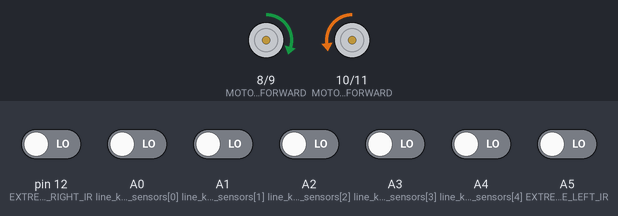
This sketch was run on a simulated Arduino Uno, built with avr-gcc and run on an emulated ATmega328P. Parts: motor-driver pin pairs drawn as motors (green arrow = first pin HIGH = forward, orange = second pin HIGH = backward, longer = more drive, scaled by the enable pin). The test bench sets the inputs (shaded band); at power-on: A0 (line_keeper_sensors[0]), A1 (line_keeper_sensors[1]), A2 (line_keeper_sensors[2]), A3 (line_keeper_sensors[3]), A4 (line_keeper_sensors[4]), A5 (EXTREME_LEFT_IR), pin 12 (EXTREME_RIGHT_IR) LOW.

Above: at 1.2 s.
1.3 s: A0 (line_keeper_sensors[0]) driven HIGH
At 2.5 s:
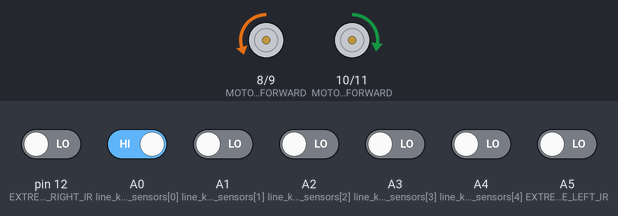
2.8 s: A4 (line_keeper_sensors[4]) driven HIGH
At 3.8 s:
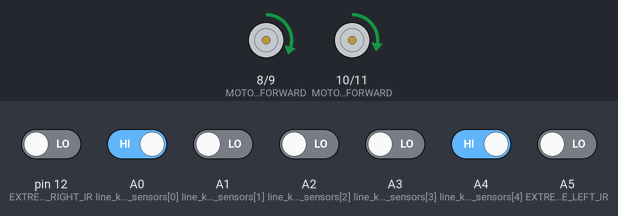
4.3 s: A4 (line_keeper_sensors[4]) driven LOW
At 4.9 s:
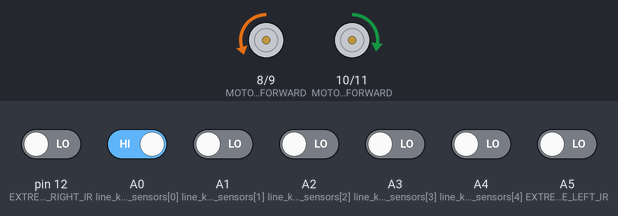
5.8 s: A0 (line_keeper_sensors[0]) driven LOW
At 6.1 s:
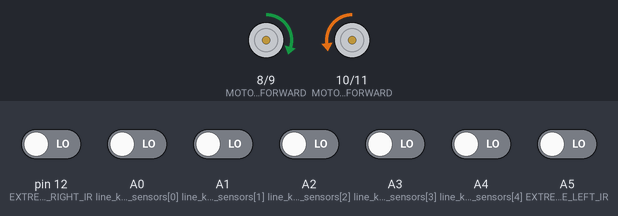
Timing chart, 0 to 8.3 s (numbered marks = the images above; inputs shaded):
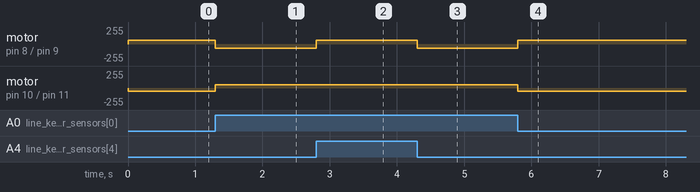

Measured:
- after the input at 1.3 s, motor on pin 8 (MOTOR_LEFT_FORWARD) / pin 9 (MOTOR_LEFT_BACKWARD): forward 60/255 → backward 60/255 at once; motor on pin 10 (MOTOR_RIGHT_FORWARD) / pin 11 (MOTOR_RIGHT_BACKWARD): backward 50/255 → forward 50/255 at once
- after the input at 2.8 s, motor on pin 8 (MOTOR_LEFT_FORWARD) / pin 9 (MOTOR_LEFT_BACKWARD): backward 60/255 → forward 60/255 at once
- after the input at 4.3 s, motor on pin 8 (MOTOR_LEFT_FORWARD) / pin 9 (MOTOR_LEFT_BACKWARD): forward 60/255 → backward 60/255 at once
- after the input at 5.8 s, motor on pin 8 (MOTOR_LEFT_FORWARD) / pin 9 (MOTOR_LEFT_BACKWARD): backward 60/255 → forward 60/255 at once; motor on pin 10 (MOTOR_RIGHT_FORWARD) / pin 11 (MOTOR_RIGHT_BACKWARD): forward 50/255 → backward 50/255 at once

The sketch:

Last_Option.ino
```cpp
#define MOTOR_RIGHT_FORWARD 10
#define MOTOR_RIGHT_BACKWARD 11
#define MOTOR_RIGHT_PWM 6

#define MOTOR_LEFT_FORWARD 8
#define MOTOR_LEFT_BACKWARD 9
#define MOTOR_LEFT_PWM 5

#define EXTREME_LEFT_IR A5
#define EXTREME_RIGHT_IR 12

// #define FRONT_LEFT_IR A3
#define FRONT_RIGHT_IR 3
#define FRONT_CENTER_IR 4

int line_keeper_sensors[] = { A0, A1, A2, A3, A4};  //A3 not being used
int positions[] = { -2, -1, 0, 0, 2 };
bool line_keepers_detects_black[] = { 0, 0, 0, 0, 0};
int line_keepers_sum;
int ext_left;
int ext_right;
// int front_left_ir;
int front_right_ir;
int front_center_ir;
// char path[100];
// int pathLength;
// int readLength;
// int replaystage;


// int tempTstoreL;
// int tempTstoreR;


void choose_movement() {
  // if (line_keepers_detects_black[0] == 0 && line_keepers_detects_black[1] == 0 && line_keepers_detects_black[2] == 0 && line_keepers_detects_black[3] == 0 && line_keepers_detects_black[4] == 0) {
  //   u_turn();
  // }
  if (line_keepers_sum == 0) {
    _straight();
  } else if (line_keepers_sum < 0) {
    _left();
  } else {
    _right();
  }
}

void u_turn() {
  while (!(line_keepers_detects_black[0] == 1 || line_keepers_detects_black[1] == 1 || line_keepers_detects_black[2] == 1 || line_keepers_detects_black[3] == 1 || line_keepers_detects_black[4] == 1)) {
    update_line_keepers();
    digitalWrite(MOTOR_LEFT_FORWARD, 1);
    digitalWrite(MOTOR_RIGHT_FORWARD, 0);
    digitalWrite(MOTOR_LEFT_BACKWARD, 0);
    digitalWrite(MOTOR_RIGHT_BACKWARD, 1);
  }
}

void _straight() {
  digitalWrite(MOTOR_LEFT_FORWARD, 1);
  digitalWrite(MOTOR_RIGHT_FORWARD, 1);
  digitalWrite(MOTOR_LEFT_BACKWARD, 0);
  digitalWrite(MOTOR_RIGHT_BACKWARD, 0);
}
void _backward() {
  digitalWrite(MOTOR_LEFT_FORWARD, 0);
  digitalWrite(MOTOR_RIGHT_FORWARD, 0);
  digitalWrite(MOTOR_LEFT_BACKWARD, 1);
  digitalWrite(MOTOR_RIGHT_BACKWARD, 1);
}
void _left() {
  // analogWrite(MOTOR_LEFT_PWM, 85);
  // analogWrite(MOTOR_RIGHT_PWM, 85);
  digitalWrite(MOTOR_LEFT_FORWARD, 0);
  digitalWrite(MOTOR_RIGHT_FORWARD, 1);
  digitalWrite(MOTOR_LEFT_BACKWARD, 1);
  digitalWrite(MOTOR_RIGHT_BACKWARD, 0);
}
void _right() {
  // analogWrite(MOTOR_LEFT_PWM, 85);
  // analogWrite(MOTOR_RIGHT_PWM, 85);
  digitalWrite(MOTOR_LEFT_FORWARD, 1);
  digitalWrite(MOTOR_RIGHT_FORWARD, 0);
  digitalWrite(MOTOR_LEFT_BACKWARD, 0);
  digitalWrite(MOTOR_RIGHT_BACKWARD, 1);
}
void _stop() {
  digitalWrite(MOTOR_LEFT_FORWARD, 0);
  digitalWrite(MOTOR_RIGHT_FORWARD, 0);
  digitalWrite(MOTOR_LEFT_BACKWARD, 0);
  digitalWrite(MOTOR_RIGHT_BACKWARD, 0);
}

void _rotate_right() {
  _right();
  delay(200);
  while (!(line_keepers_detects_black[1] == 1 || line_keepers_detects_black[2] == 1 || line_keepers_detects_black[3] == 1)) {
    update_line_keepers();
    _right();
  }
}
void _rotate_left() {
  _left();
  delay(200);
  while (!(line_keepers_detects_black[1] == 1 || line_keepers_detects_black[2] == 1 || line_keepers_detects_black[3] == 1)) {
    update_line_keepers();
    _left();
  }
}

void update_line_keepers() {
  for (int i = 0; i < 5; i++) {
    line_keepers_detects_black[i] = digitalRead(line_keeper_sensors[i]);
  }
  _weighted_sum_line_keepers();
}

void _weighted_sum_line_keepers() {
  line_keepers_sum = 0;
  for (int i = 0; i < 5; i++) {
    line_keepers_sum += line_keepers_detects_black[i] * positions[i];
  }
}

void extreme_ir() {
  ext_left = digitalRead(EXTREME_LEFT_IR);
  ext_right = digitalRead(EXTREME_RIGHT_IR);
}

void front_ir(){
  // front_left_ir = digitalRead(FRONT_LEFT_IR);
  front_right_ir = digitalRead(FRONT_RIGHT_IR);
  front_center_ir = digitalRead(FRONT_CENTER_IR);
}
bool T_point_found() {
  extreme_ir();
  if (ext_left == 1 && ext_right == 1)
    return true;
  else
    return false;
}
bool straight_found() {
  extreme_ir();
  if (ext_left == 0 && ext_right == 0 && (line_keepers_detects_black[0] == 1 || line_keepers_detects_black[1] == 1 || line_keepers_detects_black[2] == 1 || line_keepers_detects_black[3] == 1 || line_keepers_detects_black[4] == 1))
    return true;
  else
    return false;
}
bool right_found() {
  extreme_ir();
  if (ext_right == 1 && ext_left == 0 && (line_keepers_detects_black[2] == 1 || line_keepers_detects_black[3] == 1 || line_keepers_detects_black[4] == 1))
    return true;
  else
    return false;
}
bool left_found() {
  extreme_ir();
  if (ext_left == 1 && ext_right == 0 && (line_keepers_detects_black[0] == 1 || line_keepers_detects_black[1] == 1 || line_keepers_detects_black[2] == 1))
    return true;
  else
    return false;
}

bool deadend_found() {
  extreme_ir();
  if (ext_left == 0 && ext_right == 0 && (line_keepers_detects_black[0] == 0 && line_keepers_detects_black[1] == 0 && line_keepers_detects_black[2] == 0 && line_keepers_detects_black[3] == 0 && line_keepers_detects_black[4] == 0))
    return true;
  else
    return false;
}

void setup() {
  //setting up the motor pins
  pinMode(MOTOR_LEFT_PWM, OUTPUT);
  pinMode(MOTOR_LEFT_FORWARD, OUTPUT);
  pinMode(MOTOR_LEFT_BACKWARD, OUTPUT);

  pinMode(MOTOR_RIGHT_PWM, OUTPUT);
  pinMode(MOTOR_RIGHT_FORWARD, OUTPUT);
  pinMode(MOTOR_RIGHT_BACKWARD, OUTPUT);


  //setting up the linee keeper sensors
  for (auto pin : line_keeper_sensors) {
    pinMode(pin, INPUT);
  }

  //initalizing the pwm values for the each of the motors
  analogWrite(MOTOR_LEFT_PWM, 60);
  analogWrite(MOTOR_RIGHT_PWM, 50);
  Serial.begin(9600);
}

void loop() {
  update_line_keepers();
  extreme_ir();
  if (ext_left == 0 && ext_right == 0 && (line_keepers_detects_black[0] == 1 || line_keepers_detects_black[1] == 1 || line_keepers_detects_black[2] == 1 || line_keepers_detects_black[3] == 1 || line_keepers_detects_black[4] == 1)) {
    choose_movement();
  }
  else {
    // delay(50);
    // tempTstoreL = ext_left;
    // tempTstoreR = ext_right;
    // delay(60);
    // update_line_keepers();
    // extreme_ir();
    // tempTstoreL = tempTstoreL == 0 ? ext_left:tempTstoreL;
    // tempTstoreR = tempTstoreR == 0 ? ext_right:tempTstoreR;

    if (T_point_found()) {
    // if (tempTstoreL && tempTstoreR) {
      // _straight();/
      delay(25);
      front_ir();
      if(front_right_ir==1 && front_center_ir==1){
        // delay(50);
      // digitalWrite(2, HIGH);
      // update_line_keepers();
      // extreme_ir();
      // if (T_point_found()) {
        _stop();
      }
       else if (front_center_ir==1 && front_right_ir==0) {   // Straight found after T
        // _backward();
        // delay(200);
        _rotate_left();
      }
      else if (front_center_ir==0 && front_right_ir==0) {    //Deadend found after T
        // digitalWrite(2, LOW);
        // digitalWrite(3, HIGH);
        // _backward();
        // delay(200);
        _rotate_left();
      }
    } else if (right_found()) {
      // delay(200);
      front_ir();
      // _straight();
      // delay(50);
      // update_line_keepers();
      // extreme_ir();
      // digitalWrite(3, LOW);
      // digitalWrite(2, HIGH);
      if (front_center_ir==1 && front_right_ir==0) {   //Straight found after Right
        // digitalWrite(2, LOW);
        // digitalWrite(3, HIGH);
        // continue;
        _straight();   //Move Straight if straigh found after right
      }
      else if (front_center_ir==0 && front_right_ir==0) {   //Deadend found after right
        // delay(100);
        // digitalWrite(3, LOW);
        // digitalWrite(2, HIGH);

        _rotate_right();    //Rotate right if deadend found
      }
    } else if (left_found()) {   //Left Found
      // delay(200);
      _rotate_left();
    }
    else if (deadend_found()) {   //Deadend Found
      // digitalWrite(2, HIGH);
      // digitalWrite(3, HIGH);
      u_turn();  //Uturn after deadend
    }
  }
}
```
